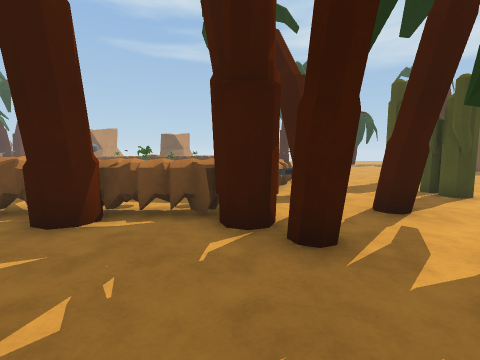
view 1 (above)

22 first-person views from a walk through a Unity game level. The camera is 1.3 m above the floor, tilts 6° down and sees 85° across. The floor is counted in squares, 1 m on a side. Each view is taken from the middle of a square. On the plan, view 1 faces up. The plan holds only what a view shows up to about 13 squares ahead; the rest is blank. The place goes on beyond the plan. The player is left out.

view 2
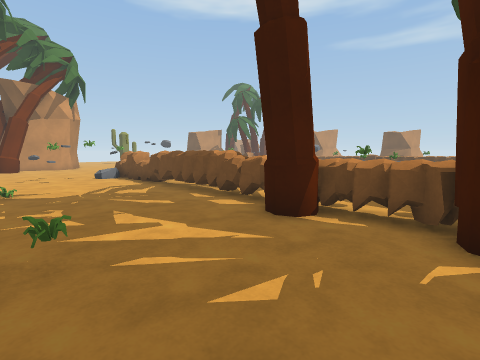

view 3
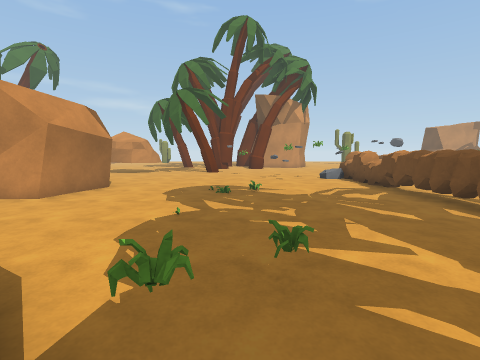

view 4
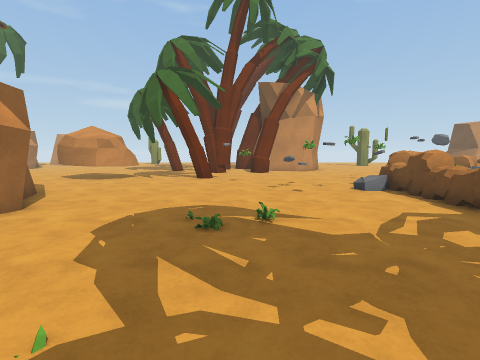

view 5
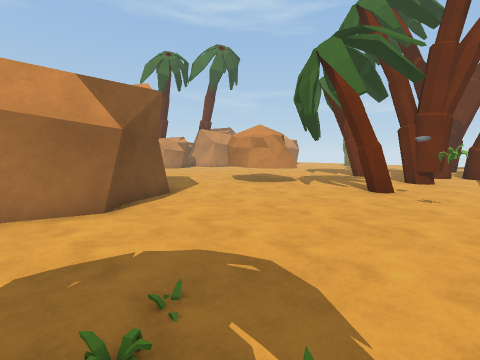

view 6
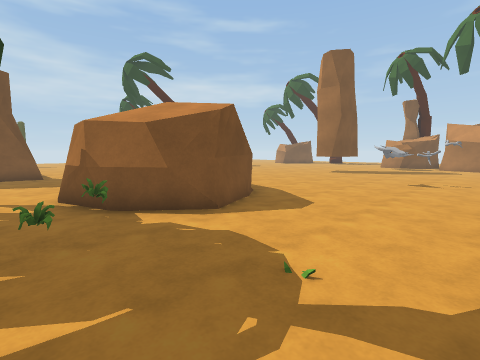

view 7
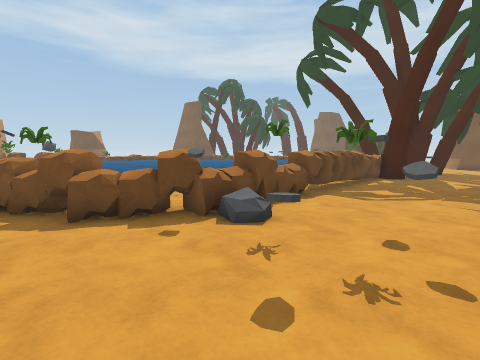

view 8
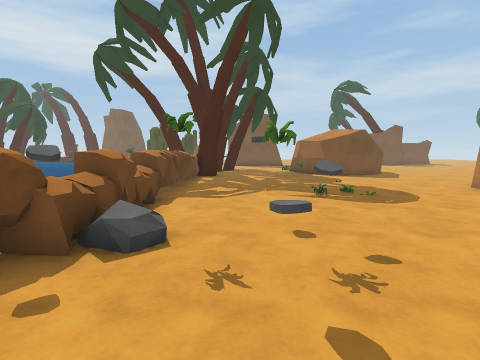

view 9
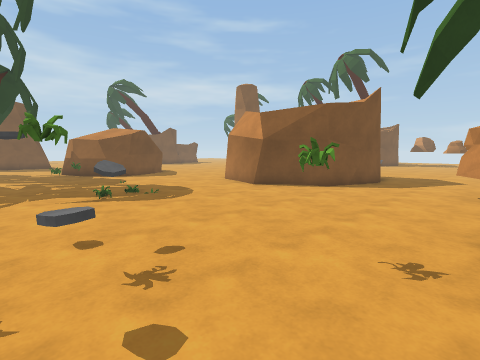

view 10
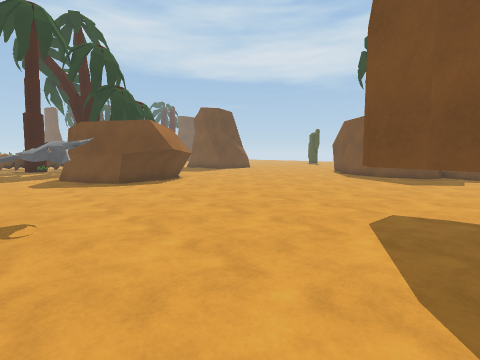

view 11
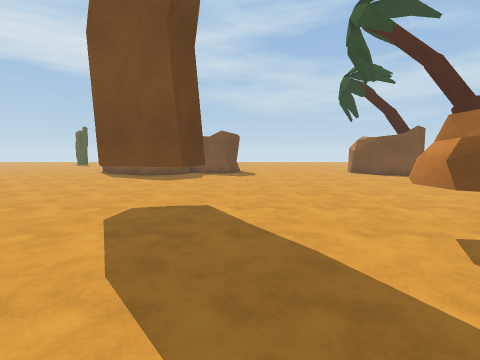

view 12
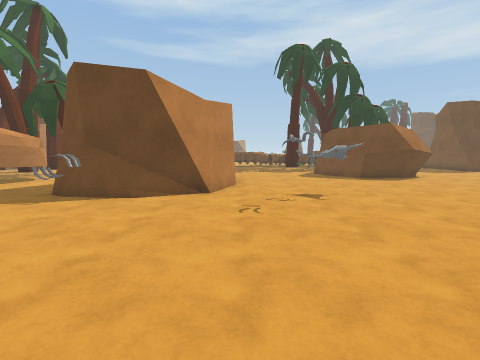

view 13
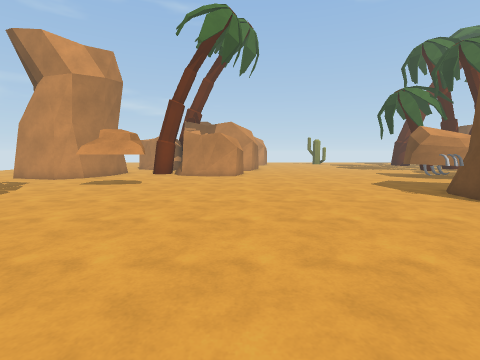

view 14
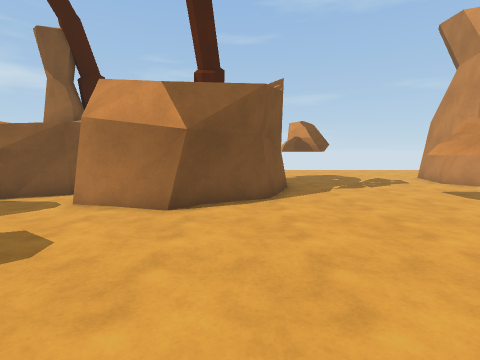

view 15
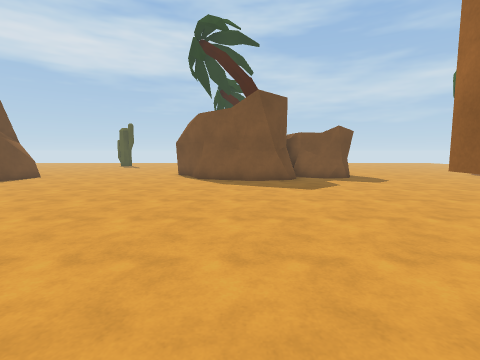

view 16
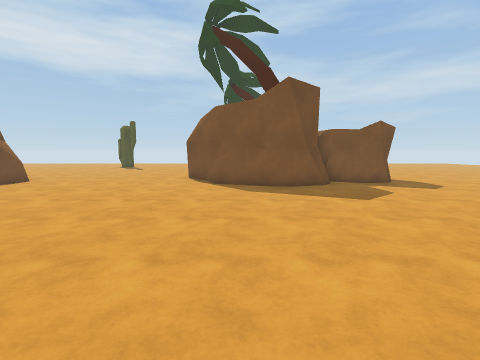

view 17
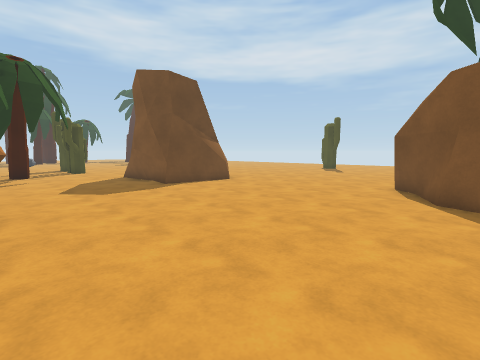

view 18
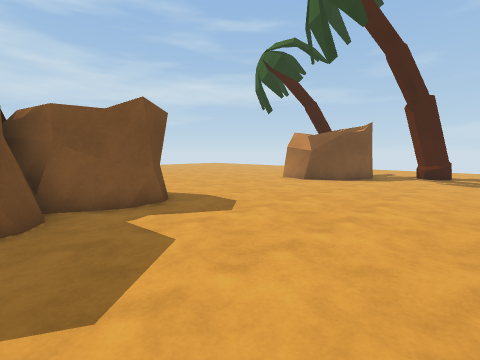

view 19
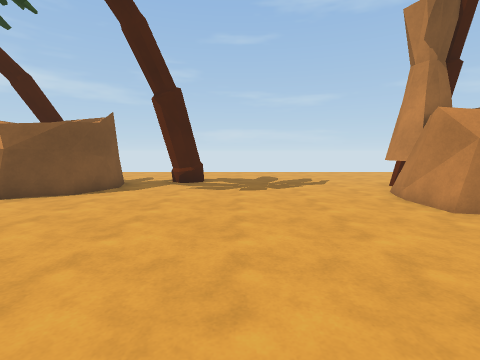

view 20
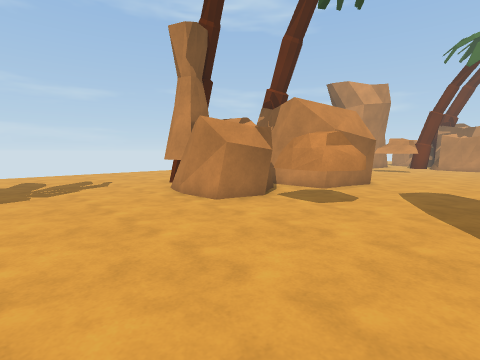

view 21
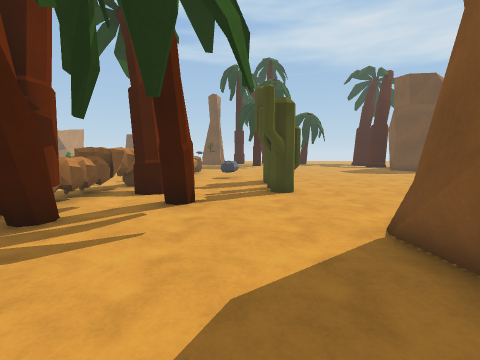

view 22
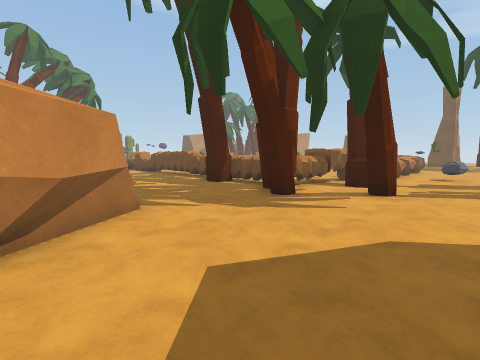

### Floor plan
Key: @ floor where view 1 was taken; # wall or solid block; . floor; = window, fence, low wall or low ledge; ^ raised ledge; R rock; B bush; A box; O other object.
Columns run from 18 left of view 1 to 10 right of it. Each row starts with its distance up from view 1.
 10  R      ^^^^        O...# ...
  9 RR      ^^         O....# ...
  8 .RR    ^^         RR#...##...
  7 .BRR              RR##.......
  6 .BRR RRRRRRRRROR R R.##.....
  5 ...RRRRRRRRRRR##RR##.##.....
  4 ....B.............##.......
  3 ..=.B..............#......#
  2 ....B....................##
  1 .........................##
  0 .BB...........BB..@......##
 -1 #..............B####......###
 -2 #..............##  ##........
 -3 ...............##  ##........
 -4 ...............##   #........
 -5 .......##.......#  ##........
 -6 #.....#####.....####.........
 -7 ##...##  ##..................
 -8 ##..##   ##..................
 -9 #...##   #...................
-10 ....##  ##...A..............#
-11 ....#####...#AA.............#
-12 .....#.....##..............##
-13 ...........................##
-14 ...........................##
-15 .................###........#
-16 .................## ........#
-17 .................## ........#
-18 .............................
-19 .............................
-20 .............................
-21 ...............AA............
-22 ..AA......###.A A............
-23 .. A.....## #####............
-24 .. A....##   #####...........
-25 ........#    ##  #..........#
-26 #.......#        #.........##
-27 #.......        ##.........#
-28 #....AA.        #..........#
-29 #....AAA        ........##.#
-30                 ........##..

Positions as (right, up) in squares from view 1, and headings:
1: (0, 0), facing up
2: (0, 0), facing up-left
3: (-1, 0), facing left
4: (-5, 0), facing left
5: (-9, 1), facing down-left
6: (-8, 1), facing down-right
7: (-18, 1), facing up-right
8: (-18, 3), facing right
9: (-18, 3), facing down-right
10: (-6, -17), facing up-right
11: (-6, -18), facing right
12: (-8, -19), facing up
13: (-5, -18), facing left
14: (-9, -16), facing down
15: (-3, -12), facing right
16: (-1, -11), facing right
17: (2, -11), facing up-right
18: (4, -14), facing down-right
19: (4, -18), facing down
20: (4, -18), facing down-left
21: (5, -1), facing up
22: (6, -3), facing up-left
